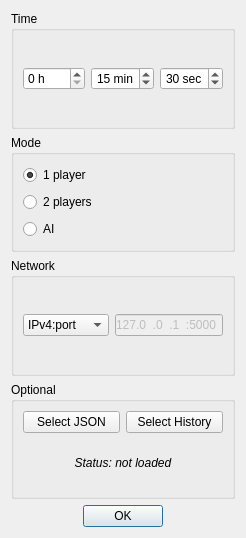
<?xml version="1.0" encoding="UTF-8"?>
<ui version="4.0">
 <class>StartDialog</class>
 <widget class="QDialog" name="StartDialog">
  <property name="geometry">
   <rect>
    <x>0</x>
    <y>0</y>
    <width>246</width>
    <height>538</height>
   </rect>
  </property>
  <property name="windowTitle">
   <string>New Game</string>
  </property>
  <layout class="QVBoxLayout" name="verticalLayout">
   <item>
    <widget class="QGroupBox" name="gameTimeBlock">
     <property name="title">
      <string>Time</string>
     </property>
     <layout class="QHBoxLayout" name="horizontalLayout">
      <item>
       <widget class="QSpinBox" name="timeHour">
        <property name="alignment">
         <set>Qt::AlignLeading|Qt::AlignLeft|Qt::AlignVCenter</set>
        </property>
        <property name="suffix">
         <string> h</string>
        </property>
        <property name="maximum">
         <number>11</number>
        </property>
       </widget>
      </item>
      <item>
       <widget class="QSpinBox" name="timeMin">
        <property name="alignment">
         <set>Qt::AlignCenter</set>
        </property>
        <property name="suffix">
         <string> min</string>
        </property>
        <property name="maximum">
         <number>59</number>
        </property>
        <property name="value">
         <number>15</number>
        </property>
       </widget>
      </item>
      <item>
       <widget class="QSpinBox" name="timeSec">
        <property name="alignment">
         <set>Qt::AlignCenter</set>
        </property>
        <property name="suffix">
         <string> sec</string>
        </property>
        <property name="prefix">
         <string/>
        </property>
        <property name="maximum">
         <number>59</number>
        </property>
        <property name="value">
         <number>30</number>
        </property>
       </widget>
      </item>
     </layout>
    </widget>
   </item>
   <item>
    <widget class="QGroupBox" name="modeBlock">
     <property name="title">
      <string>Mode</string>
     </property>
     <layout class="QVBoxLayout" name="verticalLayout_2">
      <item>
       <widget class="QRadioButton" name="modeOnePlayer">
        <property name="text">
         <string>1 player</string>
        </property>
        <property name="checked">
         <bool>true</bool>
        </property>
       </widget>
      </item>
      <item>
       <widget class="QRadioButton" name="modeTwoPlayers">
        <property name="text">
         <string>2 players</string>
        </property>
       </widget>
      </item>
      <item>
       <widget class="QRadioButton" name="modeAi">
        <property name="text">
         <string>AI</string>
        </property>
       </widget>
      </item>
     </layout>
    </widget>
   </item>
   <item>
    <widget class="QGroupBox" name="networkBlock">
     <property name="enabled">
      <bool>true</bool>
     </property>
     <property name="title">
      <string>Network</string>
     </property>
     <layout class="QHBoxLayout" name="horizontalLayout_2">
      <item>
       <widget class="QComboBox" name="netComboBox">
        <property name="sizePolicy">
         <sizepolicy hsizetype="MinimumExpanding" vsizetype="Fixed">
          <horstretch>0</horstretch>
          <verstretch>0</verstretch>
         </sizepolicy>
        </property>
        <item>
         <property name="text">
          <string>IPv4:port</string>
         </property>
        </item>
        <item>
         <property name="text">
          <string>IPv6:port</string>
         </property>
        </item>
       </widget>
      </item>
      <item>
       <widget class="QLineEdit" name="netParams">
        <property name="enabled">
         <bool>false</bool>
        </property>
        <property name="sizePolicy">
         <sizepolicy hsizetype="MinimumExpanding" vsizetype="Fixed">
          <horstretch>0</horstretch>
          <verstretch>0</verstretch>
         </sizepolicy>
        </property>
        <property name="inputMethodHints">
         <set>Qt::ImhDialableCharactersOnly</set>
        </property>
        <property name="inputMask">
         <string>000.000.000.000:00000</string>
        </property>
        <property name="text">
         <string>127.0.0.1:5000</string>
        </property>
        <property name="alignment">
         <set>Qt::AlignCenter</set>
        </property>
        <property name="clearButtonEnabled">
         <bool>false</bool>
        </property>
       </widget>
      </item>
     </layout>
    </widget>
   </item>
   <item>
    <widget class="QGroupBox" name="optionalBlock">
     <property name="title">
      <string>Optional</string>
     </property>
     <layout class="QGridLayout" name="gridLayout">
      <item row="1" column="0">
       <widget class="QPushButton" name="jsonButton">
        <property name="text">
         <string>Select JSON</string>
        </property>
       </widget>
      </item>
      <item row="1" column="1">
       <widget class="QPushButton" name="historyButton">
        <property name="text">
         <string>Select History</string>
        </property>
       </widget>
      </item>
      <item row="2" column="0" colspan="2">
       <widget class="QLabel" name="statusLabel">
        <property name="font">
         <font>
          <family>Arial</family>
          <italic>true</italic>
         </font>
        </property>
        <property name="text">
         <string>Status: not loaded</string>
        </property>
        <property name="alignment">
         <set>Qt::AlignCenter</set>
        </property>
       </widget>
      </item>
     </layout>
    </widget>
   </item>
   <item>
    <widget class="QDialogButtonBox" name="ok">
     <property name="standardButtons">
      <set>QDialogButtonBox::Ok</set>
     </property>
     <property name="centerButtons">
      <bool>true</bool>
     </property>
    </widget>
   </item>
  </layout>
 </widget>
 <resources/>
 <connections/>
</ui>
